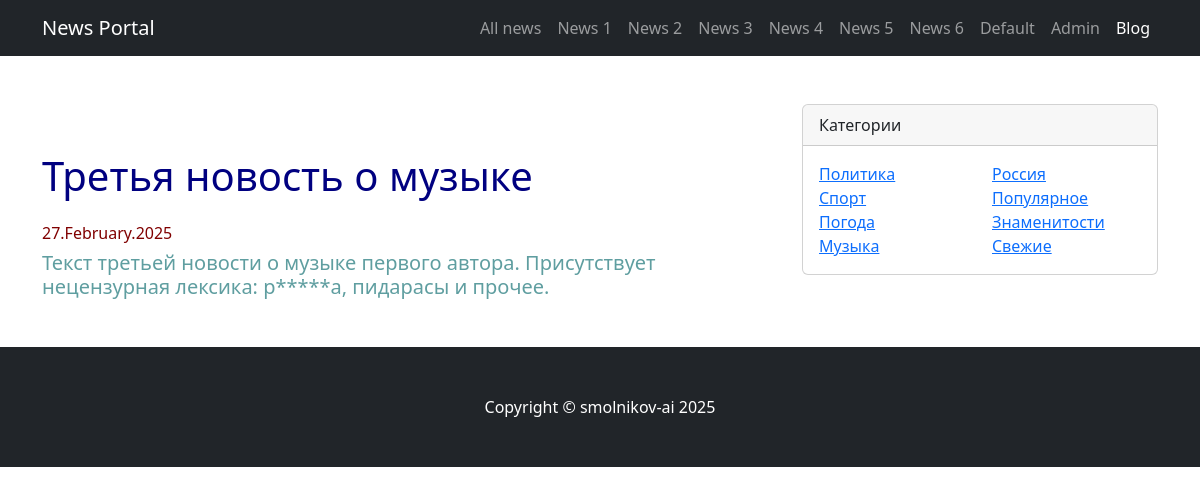
The page /news/3 on the database as committed earlier.
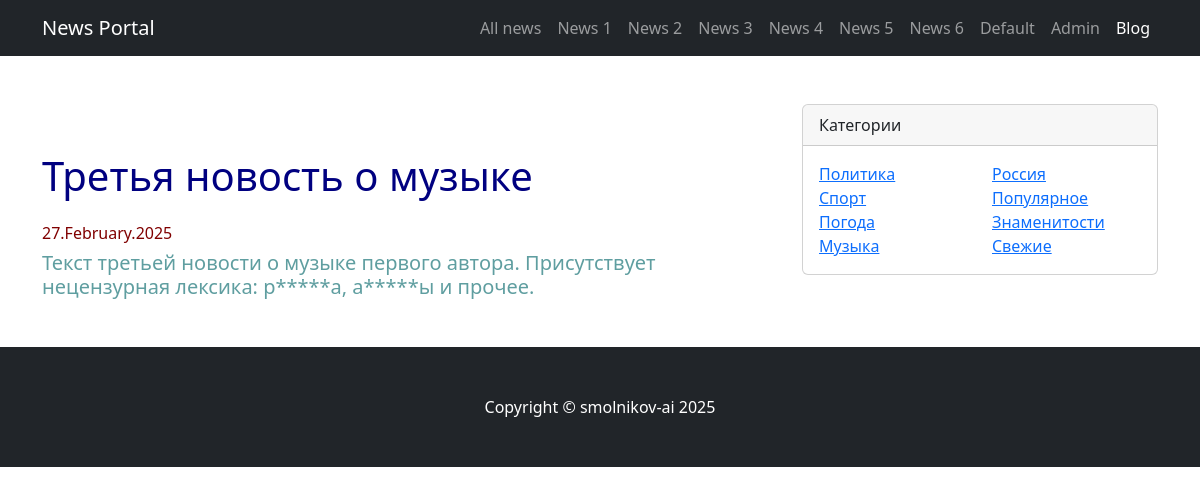
The same page on the database as committed later.
### news/models.py (models this page shows, shortened)
class Post(models.Model):
    author = models.ForeignKey(Author, on_delete=models.CASCADE)
    type = models.CharField(choices=POST_TYPES, max_length=2, default='NW')
    date_time_in = models.DateTimeField(auto_now_add=True)
    categories = models.ManyToManyField(Category, through='PostCategory')
    title = models.CharField(max_length=50)
    content = models.TextField()
    rating_post = models.IntegerField(default=0)

### news/views.py (the view)
# urls.py: path('news/<int:pk>', PostDetail.as_view(), name='post_detail'),
class PostDetail(DetailView):
    model = Post
    template_name = 'flatpages/post.html'
    context_object_name = 'post'

### news/templatetags/custom_filters.py (called while the page is built)
@register.filter()
def censor(value):
    incorrect_list = ['Редиск', 'Ананас', 'LGBT']
    for incorrect_word in incorrect_list:
        value = value.replace(incorrect_word[1:], '*' * (len(incorrect_word) - 1))
    return value

### templates/flatpages/post.html
{% extends 'flatpages/default.html' %}
{% load custom_filters %}
{% block title %}
    <h1 style="color:Navy;">{{ post.title|censor }}</h1>
{% endblock title %}
{% block content %}
    <h6 style="color:Maroon;">{{ post.date_time_in|date:'d.F.Y' }}</h6>
    <h5 style="color:CadetBlue;">{{ post.content|censor }}</h5>
{% endblock content %}

Rows that differ between the two databases and show on the page:
changed Post "Третья новость о музыке": content|censor "Текст третьей новости о музыке первого автора. Присутствует нецензурная лексика: р*****а, пидарасы и прочее." → "Текст третьей новости о музыке первого автора. Присутствует нецензурная лексика: р*****а, а*****ы и прочее."
